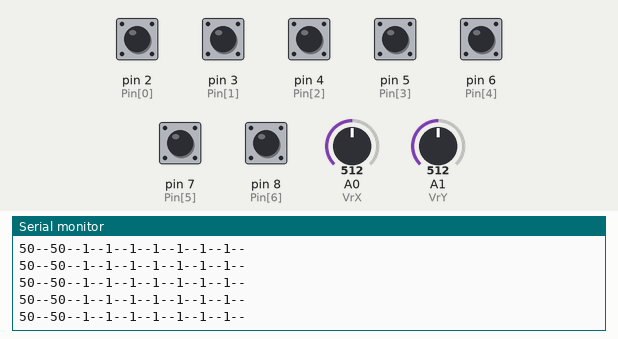
The sketch below on a simulated Arduino Uno, built with avr-gcc and run on an emulated ATmega328P. On the bench: the last lines printed to the serial monitor. The test bench sets the inputs (shaded band); at power-on: pin 2 (Pin[0]), pin 3 (Pin[1]), pin 4 (Pin[2]), pin 5 (Pin[3]), pin 6 (Pin[4]), pin 7 (Pin[5]), pin 8 (Pin[6]) HIGH, A0 (VrX) = 512, A1 (VrY) = 512. No radio packets arrive unless stated.

Above: at 1.2 s.
1.3 s: A0 (VrX) set to 716
At 1.35 s:
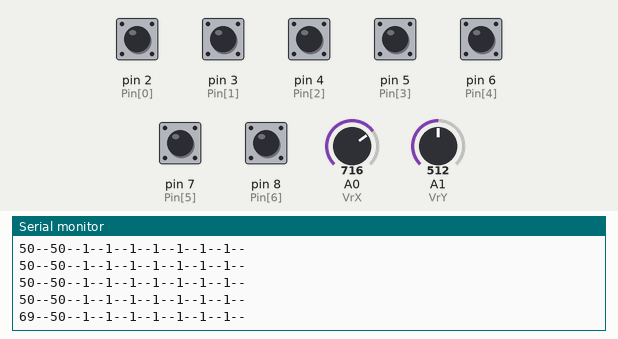
2.8 s: A1 (VrY) set to 716
At 2.89 s:
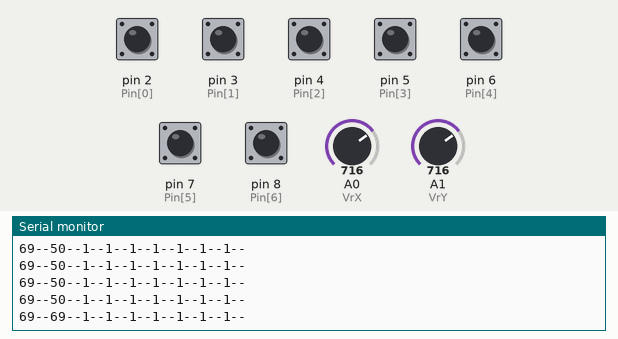
4.3 s: pin 2 (Pin[0]) pulled LOW for 0.15 s
At 4.33 s:
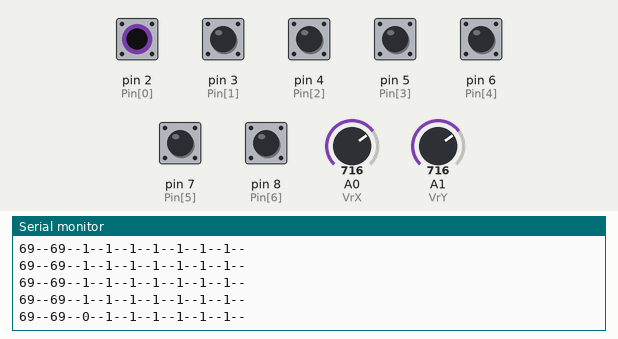
5.9 s: pin 3 (Pin[1]) pulled LOW for 0.15 s
At 5.97 s:
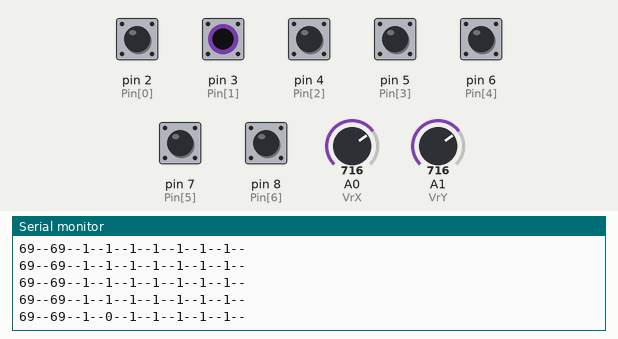
7.5 s: pin 4 (Pin[2]) pulled LOW for 0.15 s
At 7.51 s:
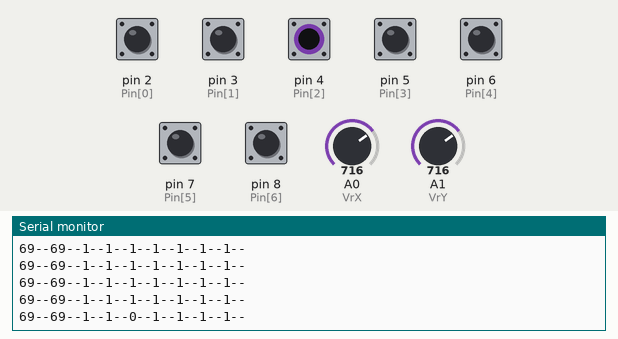
9.1 s: pin 5 (Pin[3]) pulled LOW for 0.15 s
At 9.16 s:
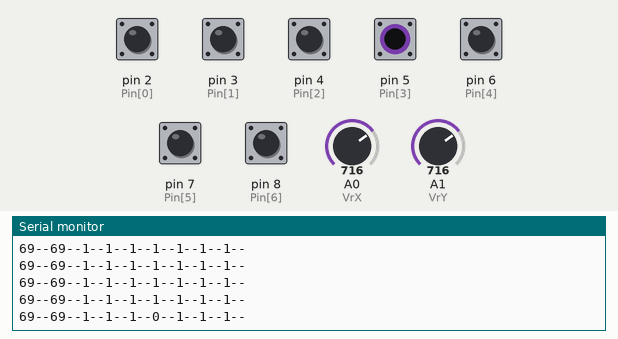

The sketch:

Joystick.ino
```cpp
// /*
// UNOR3
// VCC-3.3V
// GND - GND
// CSN-8
// CE-7
// SCK - 13 mặc định SPI
// MÓI - 11 SPi
// Miso - 12 SPI
// */
#define VrX A0
#define VrY A1
#include <SPI.h>
#include <nRF24L01.h>
#include <RF24.h>
#include <RF24_config.h>
#include <printf.h>

RF24 radio(9,10); //CE, CSN
// const byte diachi[6] = "10001";
// const uint64_t diachi = 0xE8E8F0F0E1LL;
uint8_t diachi[][6] = { "1Node", "2Node" };
byte msg[30];

const int A = 2;
const int B = 3;
const int C = 4;
const int D = 5;
const int E = 6;
const int F = 7;
const int K = 8;
const int LED = 13;

int Pin[7] = {2,3,4,5,6,7,8};


void setup(){
  Serial.begin(115200);

  if(!radio.begin())
  {
    Serial.println("Can not open!!!!");
    while(1) {}
  }
  radio.setAutoAck(false);
  radio.openWritingPipe(diachi); // mo mac dinh la duong truyen 0
  radio.setPALevel(RF24_PA_MIN); // cai bo khuech dai cong suat Min or MAX
  // radio.setChannel(80);
  radio.setDataRate(RF24_1MBPS);
  //Toc do truyen du lieu 250KBPS, 1Mbps, 2Mbps (chiem 2 kenh)
  radio.stopListening();
  if(!radio.available())
  {
    Serial.println("Waitting for connect.......");
  }
  else {
    Serial.println("OK BRO");
  }


//SetUp Button
  for(int i = 0; i < 7; i++)
    pinMode(Pin[i], INPUT_PULLUP);
  pinMode(VrX, INPUT);
  pinMode(VrY, INPUT);
}

int Joystick(int val){
  return map(val, 0, 1023, 0, 100);
}

void Button(){
  int j = 2;
  for (int i = 0; i < 7; i++){
    msg[j] = digitalRead(Pin[i]);
    j++;
  }
}

void loop(){
      int Xvalue = analogRead(VrX);
      int Yvalue = analogRead(VrY);
      msg[0] = Joystick(Xvalue);
      msg[1] = Joystick(Yvalue);
      Button();
      radio.write(&msg, sizeof(msg));
      for (int i = 0; i < 9; i++){
        Serial.print(msg[i]);
        Serial.print("--");
      }
      Serial.println();
      delay(100);
}
```

Measured:
- after the input at 1.3 s, the serial monitor: prints a new line at once (image 1)
- after the input at 2.8 s, the serial monitor: prints a new line after 0.08 s (image 2)
- after the input at 4.3 s, the serial monitor: prints a new line at once (image 3)
- after the input at 5.9 s, the serial monitor: prints a new line after 0.07 s (image 4)
- after the input at 7.5 s, the serial monitor: prints a new line at once (image 5)
- after the input at 9.1 s, the serial monitor: prints a new line after 0.05 s (image 6)
